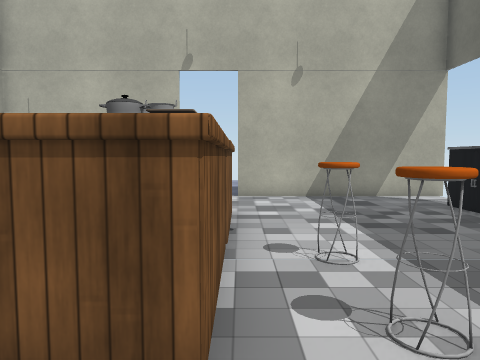
[1] (above)

13 first-person views from a walk through a scene from a Unity 3-D project. The camera is 1.3 m above the floor, tilts 4° down and sees 70° across. Doors are open. The floor is counted in squares, 1 m on a side. Each view is taken from the middle of a square. On the plan, view 1 faces up. The plan holds only what a view shows up to about 15 squares ahead; the rest is blank. The player is left out. Some surface patterns are stand-ins.

[2]
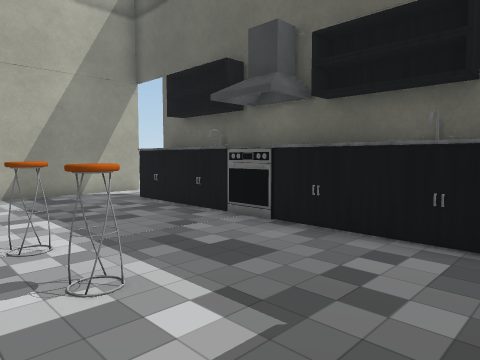

[3]
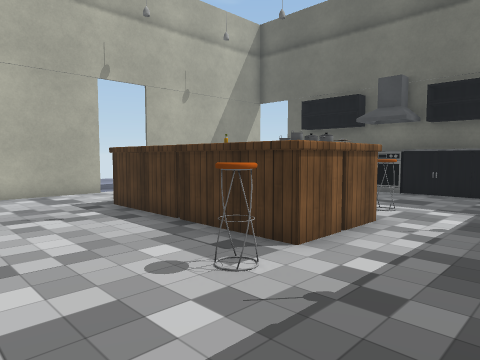

[4]
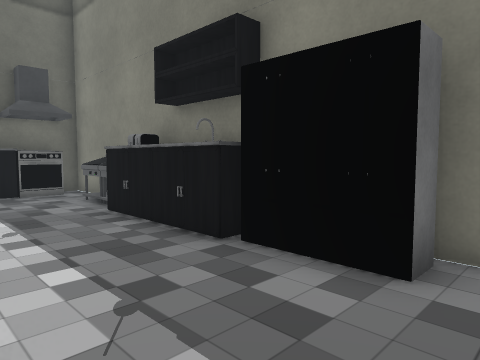

[5]
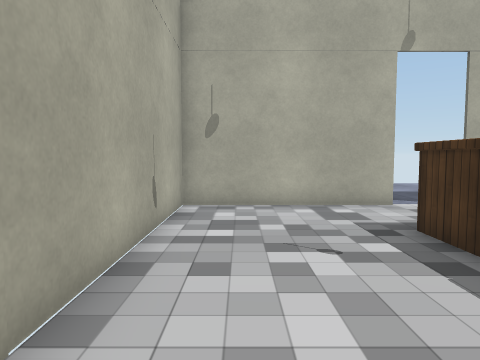

[6]
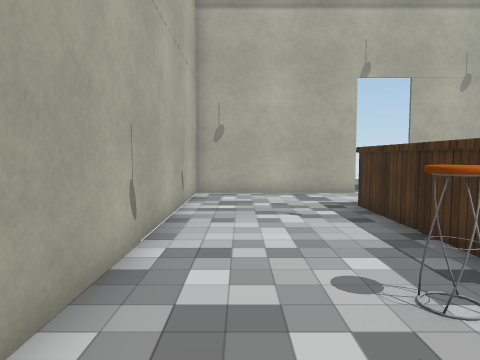

[7]
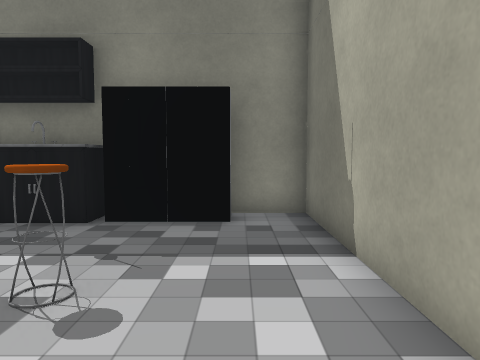

[8]
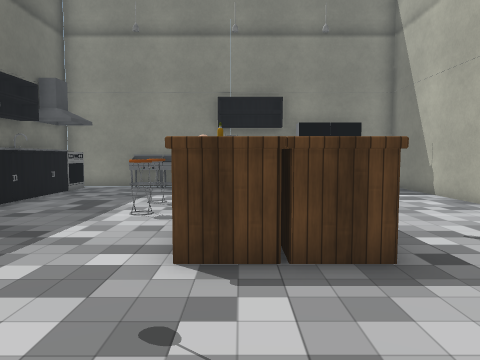

[9]
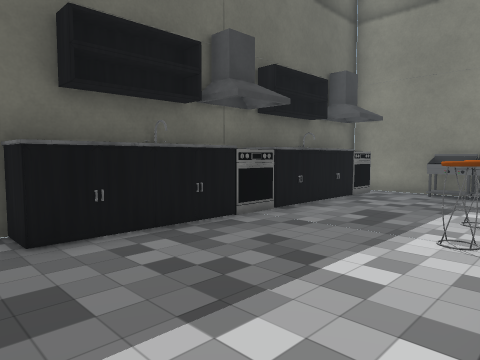

[10]
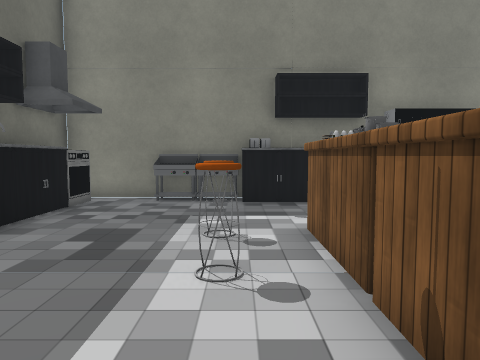

[11]
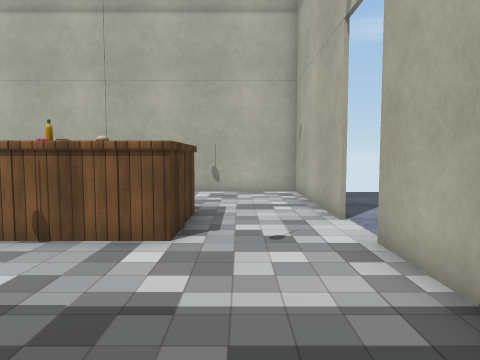

[12]
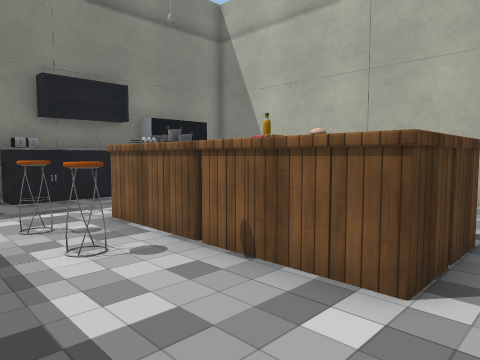

[13]
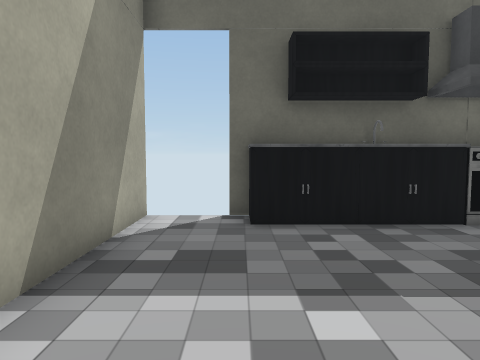

### Floor plan
Key: @ floor where view 1 was taken; # wall or solid block; . floor; D open door; O other object.
Columns run from 8 left of view 1 to 7 right of it. Each row starts with its distance up from view 1.
 15         .
 14        ..
 13    ..  ..
 12    ......
 11 ######DDD#####DD
 10 #.............DD
  9 #.............##
  8 #....#OO#....#O#
  7 #....O  O....#O#
  6 #....O  O....#O#
  5 #....#  O....#O#
  4 #....O O O   #O#
  3 #....O OO....#O#
  2 #...O#OOOO...#O#
  1 #............#O#
  0 #.......@....#O#
 -1 #............OO#
 -2 #.#OOOOOOOOO.OO#
 -3 ###  ###########

Where each view was taken, in squares from view 1:
view 1: 0 up, 0 right, facing up
view 2: 1 down, 0 right, facing up-right
view 3: 1 down, 7 left, facing up-right
view 4: 2 up, 7 left, facing down-right
view 5: 2 up, 6 left, facing up
view 6: 1 down, 6 left, facing up
view 7: 5 up, 6 left, facing down
view 8: 12 up, 1 left, facing down
view 9: 10 up, 0 right, facing down-right
view 10: 8 up, 1 right, facing down
view 11: 9 up, 5 right, facing left
view 12: 9 up, 3 right, facing down-left
view 13: 9 up, 1 left, facing right
